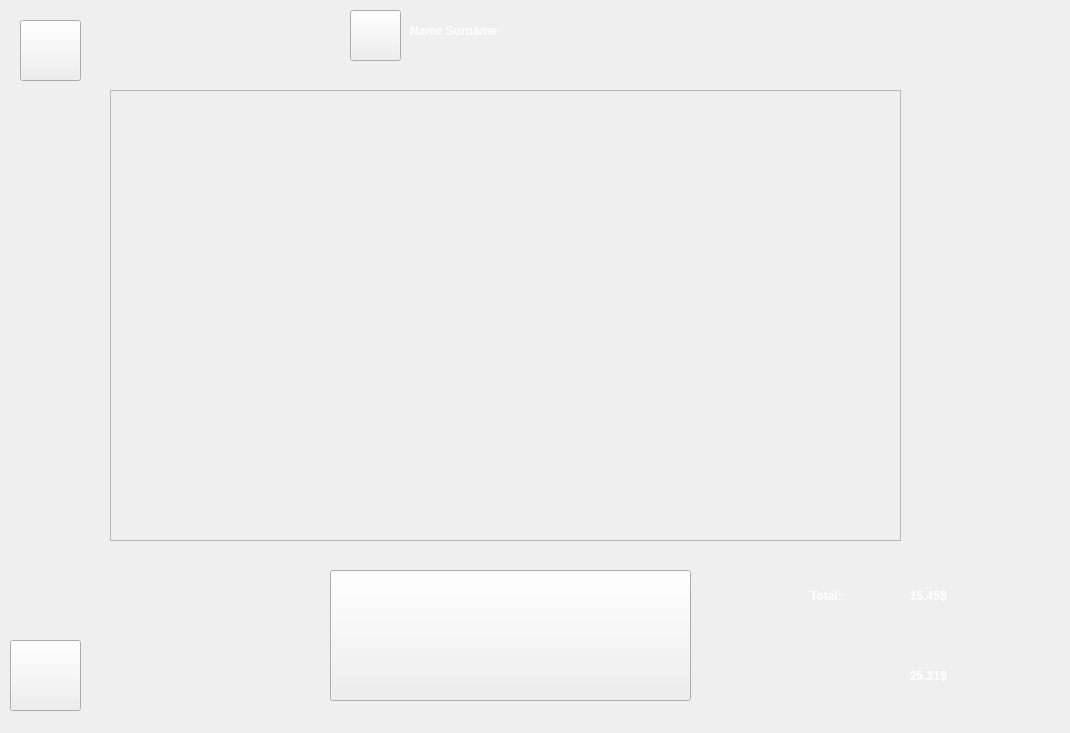
    <widget class="QWidget" name="buyScreen">
     <widget class="QPushButton" name="buyScreenLogOutBtn">
      <property name="geometry">
       <rect>
        <x>10</x>
        <y>640</y>
        <width>71</width>
        <height>71</height>
       </rect>
      </property>
      <property name="styleSheet">
       <string notr="true">border-image: url(:/icons/icons/signOutBtnColor.png);</string>
      </property>
      <property name="text">
       <string/>
      </property>
     </widget>
     <widget class="QPushButton" name="buyScreenGoBackBtn">
      <property name="geometry">
       <rect>
        <x>20</x>
        <y>20</y>
        <width>61</width>
        <height>61</height>
       </rect>
      </property>
      <property name="styleSheet">
       <string notr="true">border-image: url(:/icons/icons/backBtnColor.png);</string>
      </property>
      <property name="text">
       <string/>
      </property>
     </widget>
     <widget class="QPushButton" name="buyScreenBtnPerson">
      <property name="geometry">
       <rect>
        <x>350</x>
        <y>10</y>
        <width>51</width>
        <height>51</height>
       </rect>
      </property>
      <property name="styleSheet">
       <string notr="true">border-image: url(:/icons/icons/personBtnColor.png);</string>
      </property>
      <property name="text">
       <string/>
      </property>
     </widget>
     <widget class="QLabel" name="buyScreenNameSurLabel">
      <property name="geometry">
       <rect>
        <x>410</x>
        <y>0</y>
        <width>351</width>
        <height>61</height>
       </rect>
      </property>
      <property name="styleSheet">
       <string notr="true">font: 75 15pt &quot;Nirmala UI&quot;;
font-weight: bold;
color: white;</string>
      </property>
      <property name="text">
       <string>Name Surname</string>
      </property>
     </widget>
     <widget class="QLabel" name="buyScreenCashCounterLabel">
      <property name="geometry">
       <rect>
        <x>910</x>
        <y>650</y>
        <width>151</width>
        <height>51</height>
       </rect>
      </property>
      <property name="styleSheet">
       <string notr="true">font: 75 20pt &quot;Nirmala UI&quot;;
font-weight: bold;
color: white;</string>
      </property>
      <property name="text">
       <string>25.31$</string>
      </property>
     </widget>
     <widget class="QLabel" name="buyScreenCashIconLabel">
      <property name="geometry">
       <rect>
        <x>840</x>
        <y>650</y>
        <width>61</width>
        <height>51</height>
       </rect>
      </property>
      <property name="styleSheet">
       <string notr="true">border-image: url(:/icons/icons/wallet.png);</string>
      </property>
      <property name="text">
       <string/>
      </property>
     </widget>
     <widget class="QLabel" name="buyScreenBackLabel">
      <property name="geometry">
       <rect>
        <x>0</x>
        <y>0</y>
        <width>1024</width>
        <height>724</height>
       </rect>
      </property>
      <property name="styleSheet">
       <string notr="true">background-image: url(:/backs/backs/buyScreenBack.png);</string>
      </property>
      <property name="text">
       <string/>
      </property>
     </widget>
     <widget class="QPushButton" name="buyScreenCheckoutBtn">
      <property name="geometry">
       <rect>
        <x>330</x>
        <y>570</y>
        <width>361</width>
        <height>131</height>
       </rect>
      </property>
      <property name="styleSheet">
       <string notr="true">border-image: url(:/icons/icons/checkoutBtn.png);</string>
      </property>
      <property name="text">
       <string/>
      </property>
     </widget>
     <widget class="QScrollArea" name="buyScreenScrollArea">
      <property name="geometry">
       <rect>
        <x>110</x>
        <y>90</y>
        <width>791</width>
        <height>451</height>
       </rect>
      </property>
      <property name="styleSheet">
       <string notr="true"/>
      </property>
      <property name="widgetResizable">
       <bool>true</bool>
      </property>
      <widget class="QWidget" name="scrollContents">
       <property name="geometry">
        <rect>
         <x>0</x>
         <y>0</y>
         <width>789</width>
         <height>449</height>
        </rect>
       </property>
      </widget>
     </widget>
     <widget class="QLabel" name="buyScreenTotalLabel">
      <property name="geometry">
       <rect>
        <x>810</x>
        <y>570</y>
        <width>101</width>
        <height>51</height>
       </rect>
      </property>
      <property name="styleSheet">
       <string notr="true">font: 75 25pt &quot;Nirmala UI&quot;;
font-weight: bold;
color: white;</string>
      </property>
      <property name="text">
       <string>Total:</string>
      </property>
     </widget>
     <widget class="QLabel" name="buyScreenTotalCounterLabel">
      <property name="geometry">
       <rect>
        <x>910</x>
        <y>560</y>
        <width>121</width>
        <height>71</height>
       </rect>
      </property>
      <property name="styleSheet">
       <string notr="true">font: 75 20pt &quot;Nirmala UI&quot;;
font-weight: bold;
color: white;</string>
      </property>
      <property name="text">
       <string>15.45$</string>
      </property>
     </widget>
     <zorder>buyScreenBackLabel</zorder>
     <zorder>buyScreenLogOutBtn</zorder>
     <zorder>buyScreenGoBackBtn</zorder>
     <zorder>buyScreenBtnPerson</zorder>
     <zorder>buyScreenNameSurLabel</zorder>
     <zorder>buyScreenCashCounterLabel</zorder>
     <zorder>buyScreenCashIconLabel</zorder>
     <zorder>buyScreenCheckoutBtn</zorder>
     <zorder>buyScreenScrollArea</zorder>
     <zorder>buyScreenTotalLabel</zorder>
     <zorder>buyScreenTotalCounterLabel</zorder>
    </widget>
